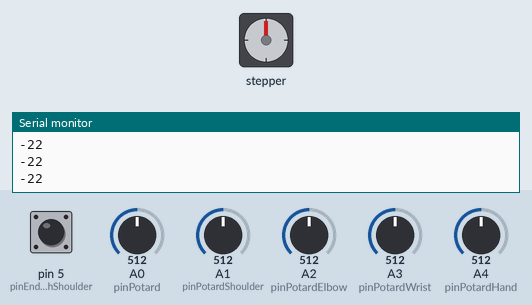
Simulated run of this sketch. Board: Arduino Uno, built with avr-gcc and run on an emulated ATmega328P. Shown: stepper motor, the last lines printed to the serial monitor. The test bench sets the inputs (shaded band); at power-on: pin 5 (pinEndSwitchShoulder) HIGH, A0 (pinPotard) = 512, A1 (pinPotardShoulder) = 512, A2 (pinPotardElbow) = 512, A3 (pinPotardWrist) = 512, A4 (pinPotardHand) = 512. Stepper angles assume 200 steps per turn.

Above: at 0.8 s.
0.9 s: pin 5 (pinEndSwitchShoulder) pulled LOW for 0.15 s
At 1.39 s:
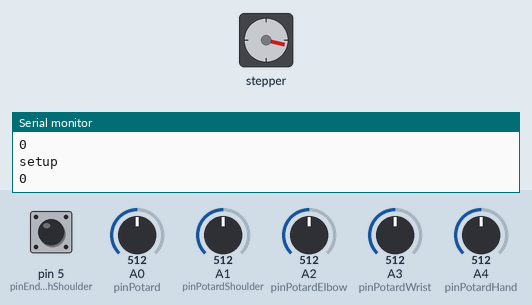
At 2.01 s:
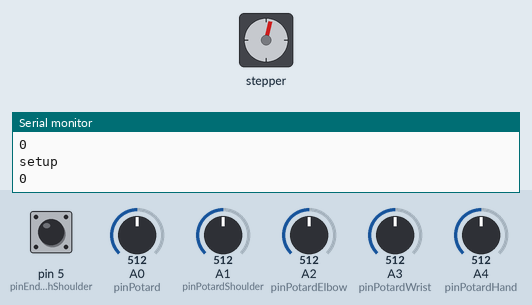
Timing chart, 0 to 26.1 s (numbered marks = the images above; inputs shaded):
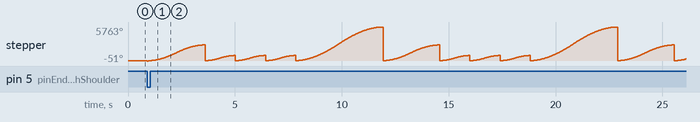

The sketch:

CodeInteruptHoming_5AXES.ino
```cpp
#include <AccelStepper.h>

#define pinPotard A0
#define pinEndSwith 2
#define pinStep 3
#define pinDir 4

#define pinPotardShoulder A1
#define pinEndSwitchShoulder 5
#define pinStepShoulder 6
#define pinDirShoulder 7

#define pinPotardElbow A2
#define pinEndSwitchElbow 8
#define pinStepElbow 9
#define pinDirElbow 10

#define pinPotardWrist A3
#define pinEndSwitchWrist 11
#define pinStepWrist 12
#define pinDirWrist 13

#define pinPotardHand A4
#define pinStepHand 14
#define pinDirHand 15

// Variables to store current, previous and move position
int val = 0;
int previous = 0;
int long newval = 0;
int long  currentPosition=0;
int long acceleration=0;
//Shoulder vars
int val_shoulder = 0;
int previous_shoulder = 0;
int long newval_shoulder = 0;
int long currentPositionShoulder = 0;
int long accelerationShoulder = 0;
//ShoulElbowder vars
int val_elbow = 0;
int previous_elbow = 0;
int long newval_elbow = 0;
int long currentPositionElbow = 0;
int long accelerationElbow = 0;
//wrist vars
int val_wrist = 0;
int previous_wrist = 0;
int long newval_wrist = 0;
int long currentPositionWrist = 0;
int long accelerationWrist = 0;
//Hand vars
int val_hand = 0;
int previous_hand = 0;
int long newval_hand = 0;
int long currentPositionHand = 0;
int long accelerationHand = 0;

AccelStepper stepper1(AccelStepper::FULL2WIRE,pinStep ,pinDir);
AccelStepper stepperShoulder(AccelStepper::FULL2WIRE,pinStepShoulder, pinDirShoulder);
AccelStepper stepperElbow(AccelStepper::FULL2WIRE,pinStepElbow, pinDirElbow);
AccelStepper stepperWrist(AccelStepper::FULL2WIRE,pinStepWrist, pinDirWrist);
AccelStepper stepperHand(AccelStepper::FULL2WIRE,pinStepHand, pinDirHand);

void homing0() { // call when end switch hit -- object Steppercall in param

  while(digitalRead(pinEndSwith) == HIGH) {
    stepper1.runSpeed();
    Serial.println(stepper1.currentPosition());
  }
   stepper1.stop();
   stepper1.setCurrentPosition(0);// refresh new position
   Serial.println("HIT NEW POSITION ");
   Serial.println(stepper1.currentPosition());
}

void homing(AccelStepper stepper, int pin_end_switch){
  while(digitalRead(pin_end_switch) == HIGH){
    stepper.runSpeed();
    Serial.println(stepper.currentPosition());
  }
  stepper.stop();
  stepper.setCurrentPosition(0);
  Serial.println("HIT NEW POSITION");
  Serial.println(stepper.currentPosition());
}

void setupControl(AccelStepper stepper,int pin_potard, int potard_error, int p, int v, int long nv, int mapMaxValue){
  v = analogRead(pin_potard);

  Serial.println(stepper.currentPosition());

  if((v > p+potard_error) || (v < p-potard_error)){
    nv = map(v,0,1023,0,mapMaxValue);
    stepper.runToNewPosition(nv);
    p = v;
  }
}

void setup()
{
  Serial.begin(9600);
  pinMode(pinEndSwith,INPUT_PULLUP);
  pinMode(pinEndSwitchElbow,INPUT_PULLUP);
  pinMode(pinEndSwitchShoulder,INPUT_PULLUP);
  pinMode(pinEndSwitchWrist,INPUT_PULLUP);
  pinMode(pinPotard,INPUT);
  pinMode(pinPotardElbow,INPUT);
  pinMode(pinPotardHand,INPUT);
  pinMode(pinPotardShoulder,INPUT);
  pinMode(pinPotardWrist,INPUT);
  stepper1.setMaxSpeed(4800);  // Set speed fast enough to follow pot rotation
  stepper1.setSpeed(3000);
  stepper1.setAcceleration(1000);
  stepperElbow.setMaxSpeed(4800);  // Set speed fast enough to follow pot rotation
  stepperElbow.setSpeed(3000);
  stepperElbow.setAcceleration(1000);

  stepperShoulder.setMaxSpeed(4800);  // Set speed fast enough to follow pot rotation
  stepperShoulder.setSpeed(3000);
  stepperShoulder.setAcceleration(1000);

  stepperWrist.setMaxSpeed(4800);  // Set speed fast enough to follow pot rotation
  stepperWrist.setSpeed(3000);
  stepperWrist.setAcceleration(1000);
  stepperHand.setMaxSpeed(4800);  // Set speed fast enough to follow pot rotation
  stepperHand.setSpeed(3000);
  stepperHand.setAcceleration(1000);
 // homing0();
  //homing(stepperWrist,pinEndSwitchWrist);
  homing(stepperShoulder,pinEndSwitchShoulder);
 // homing(stepperElbow,pinEndSwitchElbow);

  Serial.println("setup");
}

void loop()
{
  setupControl(stepper1,pinPotard,50,previous,val,newval,3000);
  setupControl(stepperShoulder,pinPotardShoulder,20,previous_shoulder,val_shoulder,newval_shoulder,1000);
  setupControl(stepperElbow,pinPotardElbow,50,previous_elbow,val_elbow,newval_elbow,1000);
  setupControl(stepperWrist,pinPotardWrist,50,previous_wrist,val_wrist,newval_wrist,1000);
  setupControl(stepperHand,pinPotardHand,50,previous_hand,val_hand,newval_hand,6400);
}
```
